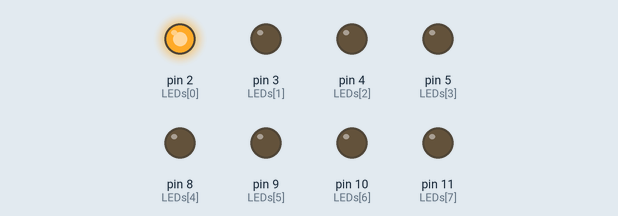
Recording of a sketch running on a simulated Arduino Uno, built with avr-gcc and run on an emulated ATmega328P. Shown: output pins drawn as LEDs (lit = HIGH).

Above: at 0.05 s.
At 0.65 s:
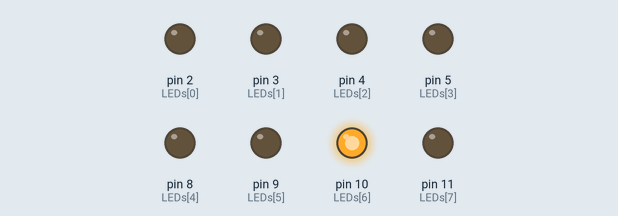
At 1.25 s:
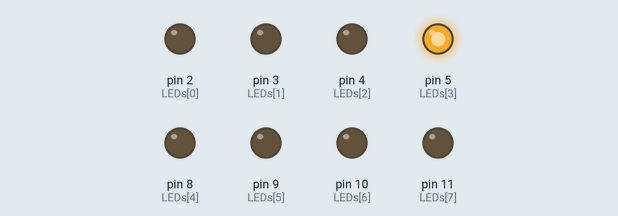
At 1.75 s:
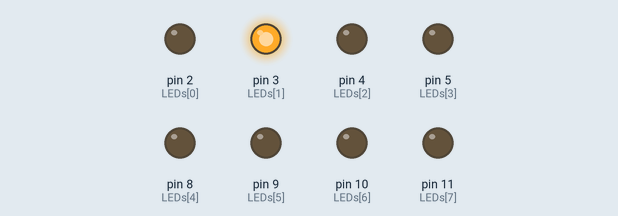
At 2.4 s:
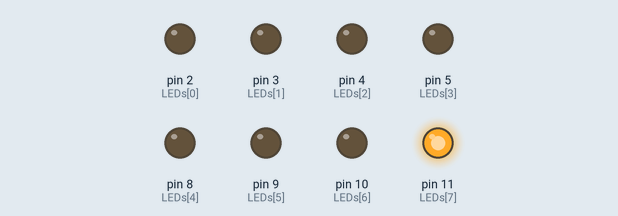
At 3.45 s:
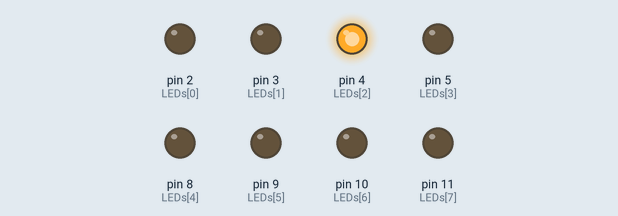
Timing chart, 0 to 3.8 s (numbered marks = the images above):
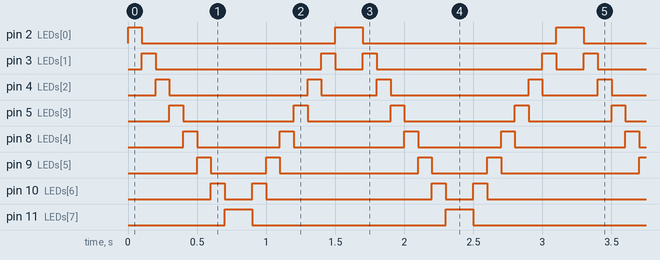

The sketch:

3_11cp1.ino
```cpp
const byte LEDs[] =
{2,3,4,5,8,9,10,11};
const byte total = sizeof(LEDs);
int index = 0;
int i=0;
void setup() {
for (byte i=0;i<total;i++) {
  pinMode(LEDs[i], OUTPUT);
};
for (i=0;i<total;i++)
    {
       digitalWrite(LEDs[i], LOW);
    }
}
void loop()
{

         for (index=0; index <= 7; index++)
         {
          digitalWrite(LEDs[index], HIGH);
          delay(100);
          digitalWrite(LEDs[index], LOW);
         }

          for (index=7; index >=0; index--)
          {
          digitalWrite(LEDs[index], HIGH);
          delay(100);
          digitalWrite(LEDs[index], LOW);
          }
}
```

Measured:
- by itself, pin 2 (LEDs[0]): repeats every 1.6 s: LOW 1.4 s, HIGH 0.20 s
- by itself, pin 3 (LEDs[1]): repeats every 1.6 s: LOW 1.2 s, HIGH 0.10 s, LOW 0.20 s, HIGH 0.10 s
- by itself, pin 4 (LEDs[2]): repeats every 1.6 s: LOW 1.0 s, HIGH 0.10 s, LOW 0.40 s, HIGH 0.10 s
- by itself, pin 5 (LEDs[3]): repeats every 1.6 s: LOW 0.80 s, HIGH 0.10 s, LOW 0.60 s, HIGH 0.10 s
- by itself, pin 8 (LEDs[4]): repeats every 1.6 s: LOW 0.60 s, HIGH 0.10 s, LOW 0.80 s, HIGH 0.10 s
- by itself, pin 9 (LEDs[5]): repeats every 1.6 s: LOW 0.40 s, HIGH 0.10 s, LOW 1.0 s, HIGH 0.10 s
- by itself, pin 10 (LEDs[6]): repeats every 1.6 s: LOW 0.20 s, HIGH 0.10 s, LOW 1.2 s, HIGH 0.10 s
- by itself, pin 11 (LEDs[7]): alternates HIGH for 0.20 s and LOW for 1.4 s
